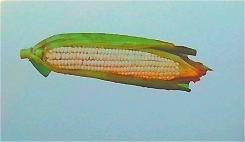
#> input picture images/corn_fruit_2/img1.jpg, 245 x 142 px, found by its file name; its folder holds 3 pictures in this run
$ python auto_marking_single.py
#> lines starting #> are read from the running program, lines starting #| are printed output that depends on the picture; after the words box and inside, x2 and y2 are one past the last pixel; in counts of white or black regions, pixels touching at a corner belong together; pictures that were not available may be replaced by others from this repository, and a replacement may not be noted
### funcs.py
import random
import cv2
import numpy as np


# [14 lines left out: function n_random, not called in this run]


def random_flip(img, mode):
    """
    随机翻转
    :param img: 图像输入
    :param mode: 翻转模式
    :return: 翻转的图像
    """
    if mode == 0:
        return img, None
    elif mode == 1:
        if random.choice([0, 1]):
            img = cv2.flip(img, 0)
        return img, 0
    elif mode == 2:
        if random.choice([0, 1]):
            img = cv2.flip(img, 1)
        return img, 1
    elif mode == 3:
        i = random.choice([0, 1, 2, 3])
        if i:
            if i == 1:
                img = cv2.flip(img, 0)
                return img, 0
            elif i == 2:
                img = cv2.flip(img, 1)
                return img, 1
            elif i == 3:
                img = cv2.flip(img, -1)
                return img, -1
        else:
            return img, None
    else:
        raise Exception('wrong flip mode')


def random_brightness(img, a=30, b=30, c=50, bright_min=2, bright_max=254):
    """
    亮度随机变化
    :param img: 传入图像
    :param a: 亮度变化倍率最大范围（0-100），默认30
    :param b: 亮度变化大小最大范围（0-255），默认30
    :param c: 亮度变化大小下范围（0-255），默认50
    :param bright_min: 返回图像最小亮度，默认2
    :param bright_max: 返回图像最大亮度，默认254
    :return: 返回图像
    """
    alpha = 0.01 * random.randint(-a, a) + 1
    beta = random.randint(-c, b)
    return np.uint8(np.clip((alpha * img + beta), bright_min, bright_max))


def random_blur(img, r=3):
    """
    随机大小高斯滤波
    :param img: 传入图像
    :param r: 高斯滤波范围，模糊处理边长为2r+1，默认3
    :return: 返回图像
    """
    if r == 1:
        return img
    else:
        n = random.randint(0, r)
        return cv2.blur(img, (2 * n + 1, 2 * n + 1))


def random_perspective(img, random_range=0.3, symmetry_mode=0, symmetry_direction=0):
    """
    随机透视变换
    :param img:传入图像
    :param random_range:随机范围，默认为0.3，指每个角位置变化距离占边长百分比，应介于0-0.5
    :param symmetry_mode:对称模式，默认为0，即不对称，1为左右对称，2为上下对称。
    以正方形为例，对称将只会把正方形透视变换为等腰梯形，左右对称则左右两边长度相等上下两边平行，上下对称则上下两边长度相等左右两边跑平行。
    :param symmetry_direction:对称方向指定，仅当开启对称情况下有效，默认为0，即不指定。
    若前一参数对称模式为1即左右对称，此参数为1表示等腰梯形上窄下宽，此参数为2反之.
    若前一参数对称模式为2即上下对称，此参数为1表示等腰梯形左宽右窄，此参数为2反之.
    :return:透视后的图像，随机生成透视变换四个点的xy坐标的二维数组
    """
    while True:
        h, w, p = img.shape
        w2 = int(w / 2)
        h2 = int(h / 2)
        if symmetry_mode == 0:
            x1 = random.randint(int(random_range * w), w2)
            x2 = random.randint(int((1 - random_range) * w), w)
            x3 = random.randint(int(random_range * w), w2)
            x4 = random.randint(int((1 - random_range) * w), w)
            y1 = random.randint(int(random_range * h), h2)
            y2 = random.randint(int(random_range * h), h2)
            y3 = random.randint(int((1 - random_range) * h), h)
            y4 = random.randint(int((1 - random_range) * h), h)
            points = [[x1, y1], [x2, y2], [x3, y3], [x4, y4]]
        elif symmetry_mode == 1:
            x1 = random.randint(int(random_range * w), w2)
            x2 = w - 1 - x1
            x3 = 0
            x4 = w - 1
            y1 = random.randint(int(random_range * h), h2)
            y2 = y1
            y3 = h - 1
            y4 = y3
            if symmetry_direction == 1:
                points = [[x1, y1], [x2, y2], [x3, y3], [x4, y4]]
            elif symmetry_direction == 2:
                points = [[x3, y1], [x4, y2], [x1, y3], [x2, y4]]
            elif symmetry_direction == 0:
                if random.choice([1, 2]) == 1:
                    points = [[x1, y1], [x2, y2], [x3, y3], [x4, y4]]
                else:
                    points = [[x3, y1], [x4, y2], [x1, y3], [x2, y4]]
            else:
                raise Exception('symmetry_direction只应该是0/1/2')
        elif symmetry_mode == 2:
            x1 = 0
            x2 = random.randint(int((1 - random_range) * w), w)
            x3 = 0
            x4 = x2
            y1 = 0
            y2 = random.randint(int(random_range * h), h2)
            y3 = h - 1
            y4 = h - 1 - y2
            if symmetry_direction == 1:
                points = [[x1, y1], [x2, y2], [x3, y3], [x4, y4]]
            elif symmetry_direction == 2:
                points = [[x1, y2], [x2, y1], [x3, y4], [x4, y3]]
            elif symmetry_direction == 0:
                if random.choice([1, 2]) == 1:
                    points = [[x1, y1], [x2, y2], [x3, y3], [x4, y4]]
                else:
                    points = [[x1, y2], [x2, y1], [x3, y4], [x4, y3]]
            else:
                raise Exception('symmetry_direction只应该是0/1/2')
        else:
            raise Exception('symmetry_mode只应该是0/1/2')

        # 凸四边形验证，不确定修改后是否依然需要，反正留着不会出错
        if ((x2 - x1) * (y4 - y1) - (y2 - y1) * (x4 - x1)) * ((x3 - x1) * (y4 - y1) - (y3 - y1) * (x4 - x1)) < 0 and (
                (x1 - x2) * (y3 - y2) - (y1 - y2) * (x3 - x2)) * ((x4 - x2) * (y3 - y2) - (y4 - y2) * (x3 - x2)) < 0:
            break
        else:
            print("warning" + str(points))
    pts3_d1 = np.float32([[0, 0], [w, 0], [0, h], [w, h]])  # 原图点
    pts3_d2 = np.float32(points)  # 随机得到的四个点
    m = cv2.getPerspectiveTransform(pts3_d1, pts3_d2)  # 矩阵计算
    return cv2.warpPerspective(img, m, (w, h)), points


def points_perspective(img_copy, points):
    """
    进行指定参数的透视变换求纯绿色的最小外接矩形
    :param img_copy: 带绿色标注的图像
    :param points: 透视变换参数点
    :return: 所得矩形的[xc, yc, wc, hc]
    """
    h, w, p = img_copy.shape
    img_copy = cv2.warpPerspective(img_copy, cv2.getPerspectiveTransform(np.float32([[0, 0], [w, 0], [0, h], [w, h]]),
                                                                         np.float32(points)), (w, h))
    cv2.cvtColor(img_copy, cv2.COLOR_BGR2HSV)
    img_copy = cv2.inRange(img_copy, np.array([0, 250, 0]), np.array([5, 255, 255]))
    xc, yc, wc, hc = cv2.boundingRect(img_copy)
    # cv2.rectangle(img_copy, (xc, yc), (xc + wc, yc + hc), 255, 2)
    return xc, yc, wc, hc


def overlay(img, back):
    """
    透视变换后的图像叠加到背景图
    :param img: 透视变换后的图像
    :param back: 背景图
    :return: 输出图像，输入图像被放置的位置（左上xy坐标）
    """
    h, w, p = back.shape
    rows, cols, channels = img.shape
    x = random.randint(0, round(w - cols))
    y = random.randint(0, round(h - rows))
    roi = back[y:rows + y, x:cols + x]
    img2gray = cv2.cvtColor(img, cv2.COLOR_BGR2GRAY)
    ret, mask = cv2.threshold(img2gray, 1, 255, cv2.THRESH_BINARY)
    mask_inv = cv2.bitwise_not(mask)
    img1_bg = cv2.bitwise_and(roi, roi, mask=mask_inv)
    img2_fg = cv2.bitwise_and(img, img, mask=mask)
    dst = cv2.add(img1_bg, img2_fg)
    back[y:rows + y, x:cols + x] = dst
    return back, x, y


def random_channel_gain(image, random_range=0.4):
    """
    三通道RGB随机浮动。这段代码是chatGPT写的hhh
    :param image: 传入图片
    :param random_range: 随机范围，范围0<x<2，0为无变化
    :return: 图片
    """
    if random_range < 0 or random_range > 2:
        raise ValueError("Random range should be between 0 and 2 (inclusive)")

    # Split the image into channels (B, G, R)
    b, g, r = cv2.split(image)

    # Generate random gains for each channel
    gain_b = np.random.uniform(1.0 - random_range, 1.0 + random_range)
    gain_g = np.random.uniform(1.0 - random_range, 1.0 + random_range)
    gain_r = np.random.uniform(1.0 - random_range, 1.0 + random_range)

    # Clip the gains to be within 0 and 2
    gain_b = np.clip(gain_b, 0, 2)
    gain_g = np.clip(gain_g, 0, 2)
    gain_r = np.clip(gain_r, 0, 2)

    # Multiply each channel with its respective gain
    b = np.uint8(np.clip(b * gain_b, 0, 255))
    g = np.uint8(np.clip(g * gain_g, 0, 255))
    r = np.uint8(np.clip(r * gain_r, 0, 255))

    # Merge the modified channels back into an image
    modified_image = cv2.merge((b, g, r))

    return modified_image

### txt_output.py
# [12 lines left out: function yolo_txt_maker, not called in this run]


def voc_xml_maker(file_name, xmin, ymin, xmax, ymax, kind, picture_width, picture_height):
    """
    生成voc格式的xml文件
    :param file_name: 图片文件名
    :param kind: 物品种类
    :return: xml文本字符串
    """
    voc_data = '''<?xml version="1.0" ?>
    <annotation>
    <folder>something</folder>
    <filename>{file_name}</filename>
    <path>{file_name}</path>
    <source>
        <database>Unknown</database>
    </source>
    <size>
        <width>{picture_width}</width>
        <height>{picture_height}</height>
        <depth>3</depth>
    </size>

    <segmented>0</segmented>
        <object>
        <name>{kind}</name>
        <pose>Unspecified</pose>
        <truncated>0</truncated>
        <difficult>0</difficult>
        <bndbox>
            <xmin>{xmin}</xmin>
            <ymin>{ymin}</ymin>
            <xmax>{xmax}</xmax>
            <ymax>{ymax}</ymax>
        </bndbox>
    </object>
    </annotation>
    '''.format(file_name=file_name, xmin=str(xmin), ymin=str(ymin), xmax=str(xmax), ymax=str(ymax), kind=kind
               , picture_width=str(picture_width), picture_height=str(picture_height))
    return voc_data

### auto_marking_single.py
import time
from funcs import *
from txt_output import *
import os
import multiprocessing
import yaml
import sys
from tqdm import tqdm

time_start = time.time()
time_this = time.time()
i_t = 0
yamlPath = 'config.yaml'
with open(yamlPath, 'r', encoding='utf-8') as f:
    config = yaml.load(f.read(), Loader=yaml.FullLoader)

total = config['total']
processes = multiprocessing.cpu_count() - config['cpu_free']
if config['dir_path']['back_in_root']:
    backs_dir_path = config['dir_path']['root_dir_path'] + config['dir_path']['backs_dir_path']
else:
    backs_dir_path = config['dir_path']['backs_dir_path']
images_dir_path = config['dir_path']['root_dir_path'] + config['dir_path']['images_dir_path']
marked_dir_path = config['dir_path']['root_dir_path'] + config['dir_path']['marked_dir_path']
output_dir_path = config['output_dir_path']


def data_marker(img, img_marked, back):
    img_h, img_w = img.shape[:2]
    back_h, back_w = back.shape[:2]
    # 初始图像翻转
    img, ret = random_flip(img, config['flip']['mode'])
    img_marked = cv2.flip(img_marked, ret)
    back, ret = random_flip(back, config['flip']['mode'])
    # 亮度随机变化
    img = random_brightness(img, a=config['brightness']['a'], b=config['brightness']['b'], c=config['brightness']['c']
                            , bright_min=config['brightness']['min'], bright_max=config['brightness']['max'])
    back = random_brightness(back, a=config['brightness']['a'], b=config['brightness']['b'], c=config['brightness']['c']
                             , bright_min=config['brightness']['min'], bright_max=config['brightness']['max'])
    # RGB变化
    img = random_channel_gain(img, random_range=config['brightness']['RGB'])
    back = random_channel_gain(back, random_range=config['brightness']['RGB'])
    # 缩放
    r = random.randint(config['size']['min'], config['size']['max']) / 100 * min(back_h / img_h, back_w / img_w)
    img = cv2.resize(img, (0, 0), fx=r, fy=r, interpolation=cv2.INTER_NEAREST)
    img_marked = cv2.resize(img_marked, (0, 0), fx=r, fy=r, interpolation=cv2.INTER_NEAREST)
    # [6 lines of commented-out code are left out]
    img, points = random_perspective(img, config['perspective']['range']
                                     , config['perspective']['mode'], config['perspective']['direction'])
    # 模糊
    img = random_blur(img, config['blur']['r'])
    # copy透视
    xc, yc, wc, hc = points_perspective(img_marked, points)
    # 叠加
    back, x, y = overlay(img, back)
    xmin, ymin = (x + xc, y + yc)
    xmax, ymax = (x + xc + wc, y + yc + hc)
    return back, xmin, ymin, xmax, ymax


def img_maker(a):
#> called with a = 'a'
    global time_this, i_t
    total_cpu = int(total / processes)
    objs = os.listdir(images_dir_path)
    backs = os.listdir(backs_dir_path)
    data_format = config['format']
    output_classification = config['output_classification']
    with tqdm(range(total_cpu), total=total_cpu, unit='img', file=sys.stdout, desc=a) as pbar:
        for k in objs:
            o = 0
            if output_classification:
                if not os.path.exists(output_dir_path + "\\train\\images\\" + k):
                    print('mkdir:' + output_dir_path + "\\train\\images\\" + k)
                    os.makedirs(output_dir_path + "\\train\\images\\" + k)
                if config['save_marked'] and not os.path.exists(output_dir_path + "\\train\\images_marked\\" + k):
                    print('mkdir:' + output_dir_path + "\\train\\images_marked\\" + k)
                    os.makedirs(output_dir_path + "\\train\\images_marked\\" + k)
                if not os.path.exists(output_dir_path + "\\train\\labels\\" + k):
                    print('mkdir:' + output_dir_path + "\\train\\labels\\" + k)
                    os.makedirs(output_dir_path + "\\train\\labels\\" + k)
                if config['val_total']:
                    if not os.path.exists(output_dir_path + "\\val\\images\\" + k):
                        print('mkdir:' + output_dir_path + "\\val\\images\\" + k)
                        os.makedirs(output_dir_path + "\\val\\images\\" + k)
                    if not os.path.exists(output_dir_path + "\\val\\labels\\" + k):
                        print('mkdir:' + output_dir_path + "\\val\\labels\\" + k)
                        os.makedirs(output_dir_path + "\\val\\labels\\" + k)
            else:
                if not os.path.exists(output_dir_path + "\\JPEGImages"):
                    print('mkdir:' + output_dir_path + "\\JPEGImages")
                    os.makedirs(output_dir_path + "\\JPEGImages")
                if not os.path.exists(output_dir_path + '\\Annotations'):
                    print('mkdir:' + output_dir_path + '\\Annotations')
                    os.makedirs(output_dir_path + '\\Annotations')
                if config['save_marked'] and not os.path.exists(output_dir_path + "\\images_marked\\" + k):
                    print('mkdir:' + output_dir_path + "\\images_marked\\" + k)
                    os.makedirs(output_dir_path + "\\images_marked\\" + k)
            imgs = os.listdir(images_dir_path + '\\' + k)
            for i in imgs:
                pbar.reset()
                m = 0
                while m < total_cpu:
                    o = o + 1
                    if str(a) == '0':
                        time_now = round(time.time() - time_start, 2)
                        print('----------time now: {} s'.format(time_now))
                        print('----------time this: {} s'.format(round(time.time() - time_this, 2)))
                        print('----------img total(about): {}'.format(i_t * processes))
                        try:
                            print('----------time left(about): {} min(without val)'.format(round(total*len(objs)/(i_t*processes/time_now)/60, 2)))
                        except:
                            pass
                        time_this = time.time()
                        i_t = i_t + 1
                    img = cv2.imread(images_dir_path + '\\' + k + '\\' + i)
#> img is the input picture: shape (142, 245, 3); mean B, G, R 172.8, 180.7, 152.6
                    img_marked = cv2.imread(marked_dir_path + '\\' + k + '\\' + i)
                    j = random.choice(backs)
                    m += 1
                    s = str(k) + "-" + str(i) + "-" + str(a).rjust(3, '0') + str(o).rjust(5, '0')
                    back = cv2.imread(backs_dir_path + '\\' + j)
                    data_output, xmin, ymin, xmax, ymax = data_marker(img, img_marked, back)
#> in random_flip, `img = cv2.flip(img, -1)`:
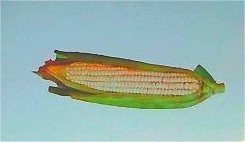
#> img: shape (142, 245, 3); mean of channels 0, 1, 2 172.8, 180.7, 152.6; drawn as B, G, R
#> in data_marker, `img, ret = random_flip(img, config['flip']['mode'])`: ret = -1
#> call 2 of random_channel_gain, with random_range = 0.5
#> in random_channel_gain (call 2), `r = np.uint8(np.clip(r * gain_r, 0, 255))`:
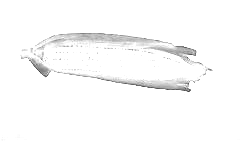
#> r: shape (142, 245); min 64, max 255, mean 250.3
#> in data_marker, `img, points = random_perspective(img, config['perspective']['range'] ,..`:
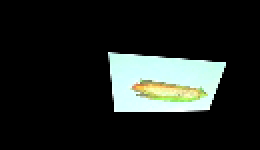
#> img: shape (75, 130, 3) (shown 2 times larger); mean B, G, R 33.5, 36.6, 31.7
#> in data_marker, `img, points = random_perspective(img, config['perspective']['range'] ,..`: points = [[54, 26], [113, 31], [57, 56], [104, 55]]
#> in points_perspective, `img_copy = cv2.warpPerspective(img_copy, cv2.getPerspectiveTransform(n..`:
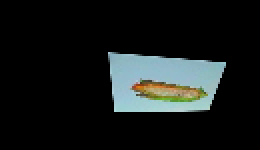
#> img_copy: shape (75, 130, 3) (shown 2 times larger); mean of channels 0, 1, 2 26, 26.7, 22.4; drawn as B, G, R
#> in points_perspective, `img_copy = cv2.inRange(img_copy, np.array([0, 250, 0]), np.array([5, 2..`: img_copy: shape (75, 130); every value is 0
#> in points_perspective, `xc, yc, wc, hc = cv2.boundingRect(img_copy)`: xc = 0
#> in overlay, `ret, mask = cv2.threshold(img2gray, 1, 255, cv2.THRESH_BINARY)`:
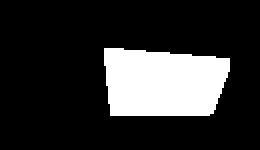
#> mask: shape (75, 130) (shown 2 times larger); 18.9% white; 1 white region, box (x1, y1, x2, y2) and area: (52, 24, 115, 58) 1842
#> in overlay, `dst = cv2.add(img1_bg, img2_fg)`:
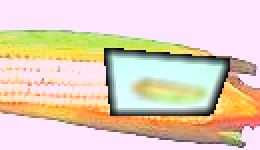
#> dst: shape (75, 130, 3) (shown 2 times larger); mean B, G, R 188.5, 207.7, 227.5
#> in overlay, `back[y:rows + y, x:cols + x] = dst`:
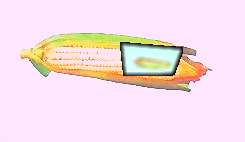
#> back: shape (142, 245, 3); mean B, G, R 231.1, 222.5, 246.2
#> in data_marker, `back, x, y = overlay(img, back)`: x = 68; y = 18
#> in data_marker, `xmin, ymin = (x + xc, y + yc)`: xmin = 68; ymin = 18
#> in data_marker, `xmax, ymax = (x + xc + wc, y + yc + hc)`: xmax = 68; ymax = 18
#> xmin = 68; ymin = 18; xmax = 68; ymax = 18
                    if output_classification:
                        cv2.imwrite(output_dir_path + "\\train\\images\\" + k + '\\' + s + config['sign'] + '.jpg',
                                    data_output)
                    else:
                        cv2.imwrite(output_dir_path + "\\JPEGImages\\" + s + config['sign'] + '.jpg',
                                    data_output)
                    if random.randint(1, 100) <= config['save_marked']:
                        cv2.rectangle(data_output, (xmin, ymin), (xmax, ymax), (0, 255, 1), 2)
                        if output_classification:
                            cv2.imwrite(output_dir_path + "\\train\\images_marked\\" + k + '\\' + s + config['sign'] + '.jpg', data_output)
                        else:
                            cv2.imwrite(
                                output_dir_path + "\\images_marked\\" + k + '\\' + s + config['sign'] + '.jpg',
                                data_output)
                    if data_format == 'voc':
                        picture_width = back.shape[1]
#> picture_width = 245
                        picture_height = back.shape[0]
#> picture_height = 142
                        txt = voc_xml_maker(s + '.jpg', xmin, ymin, xmax, ymax, k, picture_width, picture_height)
                        label_name = s + config['sign'] + '.xml'
                    elif data_format == 'yolo':
                        y, x, n = data_output.shape
                        txt = yolo_txt_maker(objs.index(k), xmin, ymin, xmax, ymax, x, y)
                        label_name = s + config['sign'] + '.txt'
                    else:
                        raise Exception('wrong label_type')
                    if output_classification:
                        path = output_dir_path + '\\train\\labels\\' + k + '\\' + label_name
                    else:
                        path = output_dir_path + '\\Annotations\\' + label_name
                    fw = open(path, 'w')
                    fw.write(txt)
                    fw.close()
                    pbar.update(1)
                    print('')
                m = 0
                while m < int(config['val_total'] / processes) and output_classification:
                    o = o + 1
                    print('processes' + str(a) + ': making val......')
                    img = cv2.imread(images_dir_path + '\\' + k + '\\' + i)
                    img_marked = cv2.imread(marked_dir_path + '\\' + k + '\\' + i)
                    j = random.choice(backs)
                    m += 1
                    s = str(a).rjust(3, '0') + str(o).rjust(5, '0')
                    back = cv2.imread(backs_dir_path + '\\' + j)
                    data_output, xmin, ymin, xmax, ymax = data_marker(img, img_marked, back)
                    cv2.imwrite(output_dir_path + "\\val\\images\\" + k + '\\' + s + config['sign'] + '.jpg', data_output)
                    if data_format == 'voc':
                        picture_width = back.shape[1]
                        picture_height = back.shape[0]
                        txt = voc_xml_maker(s + '.jpg', xmin, ymin, xmax, ymax, k, picture_width, picture_height)
                        label_name = s + config['sign'] + '.xml'
                    elif data_format == 'yolo':
                        y, x, n = data_output.shape
                        txt = yolo_txt_maker(objs.index(k), xmin, ymin, xmax, ymax, x, y)
                        label_name = s + config['sign'] + '.txt'
                    else:
                        raise Exception('wrong label_type')
                    path = output_dir_path + '\\val\\labels\\' + k + '\\' + label_name
                    fw = open(path, 'w')
                    fw.write(txt)
                    fw.close()


if __name__ == "__main__":
    img_maker('a')
